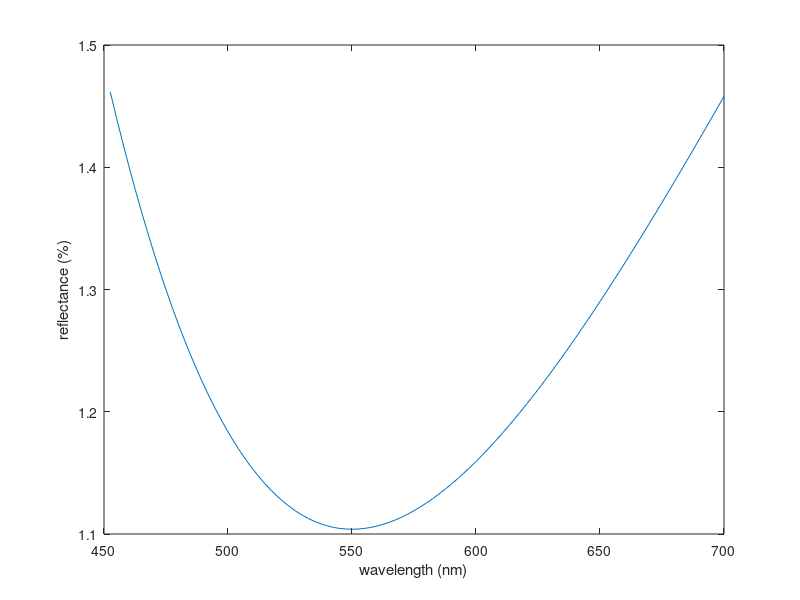

Write MATLAB code to recreate this figure.
clear all;
nair=1.0; %refractive index of air
nsubs=1.52; %refractive index of substrate;usually crown glass
lamdac=550; %central wavelength in nm
Ls=450;Le=700; %wavelength range in nm
Np=100; %number of points to be calculated
x=1:Np; % sets up array of 100 equally spaced points
lamda=Ls+x*(Le-Ls)/Np; %sets up array of wavelengths
narc1=1.37; %refractive index of the first anti-reflecting coating
d1=lamdac/(4*narc1); %calculates ideal thickness of layer at central wavelength
theta=2*pi*narc1*d1./lamda; %calculates array of phase or optical thickness
%matrix terms being defined of the characterstic matrix
M11=cos(theta); 
M22=M11;
M12=j*sin(theta)/narc1;
M21=j*narc1*sin(theta);
A=M11+nsubs*M12; 
B=M21+nsubs*M22;
Ramp=(nair*A-B)./(nair*A+B);
Rpow=(abs(Ramp)).^2;
figure
plot(lamda,Rpow*100);
xlabel('wavelength (nm)')
ylabel('reflectance (%)')